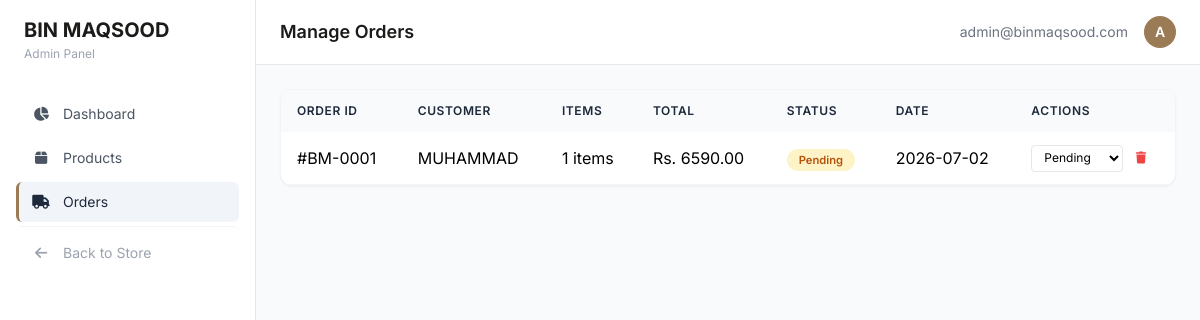
Before: /admin/orders with the older database file.
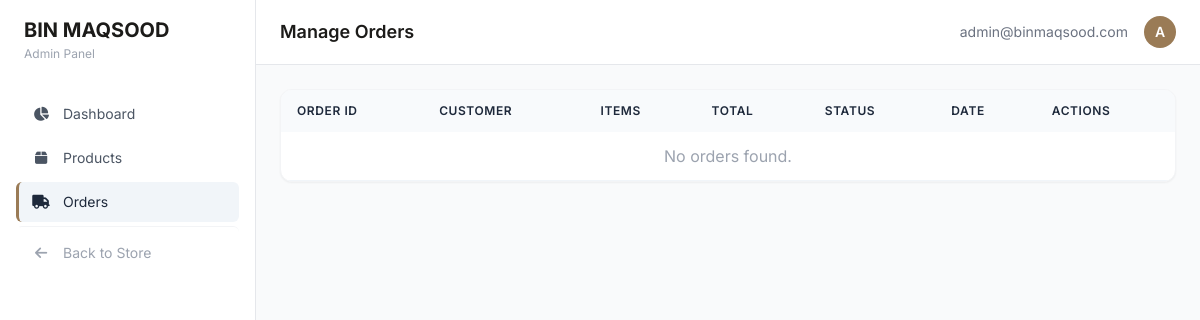
After: the same page with the newer database file.
### models.py (models this page shows)
class Order(db.Model):
    __tablename__ = 'orders'
    id = db.Column(db.Integer, primary_key=True)
    customer_id = db.Column(db.Integer, db.ForeignKey('customers.id'), nullable=False)
    total_amount = db.Column(db.Numeric(10, 2), nullable=False)
    payment_method = db.Column(db.String(20), nullable=False)  # COD, JazzCash, EasyPaisa
    order_status = db.Column(db.String(20), default='Pending')  # Pending, Shipped, Delivered
    created_at = db.Column(db.DateTime, default=datetime.utcnow)
    items = db.relationship('OrderItem', backref='order', lazy=True)

class Customer(db.Model):
    __tablename__ = 'customers'
    id = db.Column(db.Integer, primary_key=True)
    name = db.Column(db.String(100), nullable=False)
    whatsapp_number = db.Column(db.String(20), unique=True, nullable=False)
    address = db.Column(db.Text)
    city = db.Column(db.String(50))
    orders = db.relationship('Order', backref='customer', lazy=True)

### app.py (the view)
@app.route('/admin/orders')          # <-- Add this
def admin_orders():
    orders = Order.query.order_by(Order.created_at.desc()).all()
    return render_template('admin/orders.html', orders=orders)

### app.py (called while the page is built)
@app.template_filter('pad')
def pad_filter(value, width=4, char='0'):
    return str(value).rjust(width, char)

### templates/admin/orders.html (shortened to what this page needs)
{% extends "admin/base.html" %}
{% block admin_header %}Manage Orders{% endblock %}
{% block admin_content %}
<div class="bg-white rounded-xl shadow-sm border border-gray-100 overflow-hidden">
    <table class="admin-table w-full">
        <thead>
            <tr>
                <th>Order ID</th>
                <th>Customer</th>
                <th>Items</th>
                <th>Total</th>
                <th>Status</th>
                <th>Date</th>
                <th>Actions</th>
            </tr>
        </thead>
        <tbody id="orders-table-body">
            {% for order in orders %}
            <tr id="order-row-{{ order.id }}">
                <td>#BM-{{ order.id|pad(4, '0') }}</td>
                <td>{{ order.customer.name }}</td>
                <td>{{ order.items|length }} items</td>
                <td>Rs. {{ "%.2f"|format(order.total_amount|float) }}</td>
                <td>
                    <span id="status-badge-{{ order.id }}" class="status-badge
                        {%- if order.order_status == 'Pending' %} status-pending
                        {%- elif order.order_status == 'Shipped' %} status-shipped
                        {%- elif order.order_status == 'Delivered' %} status-delivered
                        {%- endif %}">{{ order.order_status }}</span>
                </td>
                <td>{{ order.created_at.strftime('%Y-%m-%d') }}</td>
                <td>
                    <select onchange="updateStatus({{ order.id }}, this.value)" class="text-xs border rounded px-2 py-1 bg-white">
                        <option value="Pending" {% if order.order_status == 'Pending' %}selected{% endif %}>Pending</option>
                    </select>
                    <button onclick="deleteOrder({{ order.id }})" class="text-red-500 hover:text-red-700 text-xs ml-2">
                        <i class="fas fa-trash"></i>
                    </button>
                </td>
            </tr>
            {% else %}
            <tr>
                <td colspan="7" class="text-center py-8 text-gray-400">No orders found.</td>
            </tr>
            {% endfor %}
        </tbody>
    </table>
</div>
{% endblock %}

### templates/admin/base.html (shortened to what this page needs)
<!DOCTYPE html>
<html lang="en">
<head>
    <script src="https://cdn.tailwindcss.com">
    </script>
    <link rel="stylesheet" href="https://cdnjs.cloudflare.com/ajax/libs/font-awesome/6.5.0/css/all.min.css" />
</head>
<body>
    <div class="flex min-h-screen bg-gray-50 font-['Inter']">
        <aside id="mobile-sidebar"
            class="admin-sidebar fixed md:relative w-64 bg-white border-r border-gray-200 min-h-screen p-4 flex-shrink-0 z-50 md:block hidden overflow-y-auto">
            <div class="mb-8 px-2 flex justify-between items-center">
                <div>
                    <span class="font-bold text-xl text-[#1C1B19]">BIN MAQSOOD</span>
                    <p class="text-xs text-gray-400 mt-0.5">Admin Panel</p>
                </div>
            </div>
            <nav class="space-y-1">
                <a href="/admin/dashboard"
                    class="flex items-center gap-3 px-3 py-2.5 rounded-md text-sm text-gray-600 hover:bg-gray-50 transition {% if request.path == '/admin/dashboard' %}active{% endif %}">
                    <i class="fas fa-chart-pie w-5 text-center"></i> Dashboard
                </a>
                <a href="/admin/products"
                    class="flex items-center gap-3 px-3 py-2.5 rounded-md text-sm text-gray-600 hover:bg-gray-50 transition {% if request.path == '/admin/products' %}active{% endif %}">
                    <i class="fas fa-box w-5 text-center"></i> Products
                </a>
                <a href="/admin/orders"
                    class="flex items-center gap-3 px-3 py-2.5 rounded-md text-sm text-gray-600 hover:bg-gray-50 transition {% if request.path == '/admin/orders' %}active{% endif %}">
                    <i class="fas fa-truck w-5 text-center"></i> Orders
                </a>
                <a href="/"
                    class="flex items-center gap-3 px-3 py-2.5 rounded-md text-sm text-gray-400 hover:text-gray-600 hover:bg-gray-50 transition mt-4 border-t border-gray-100 pt-4">
                    <i class="fas fa-arrow-left w-5 text-center"></i> Back to Store
                </a>
            </nav>
        </aside>
        <div class="flex-1 flex flex-col min-h-screen">
            <header
                class="bg-white border-b border-gray-200 px-6 py-4 flex items-center justify-between sticky top-0 z-10">
                <div class="flex items-center gap-3">
                    <h2 class="text-lg font-semibold text-[#1C1B19]">{% block admin_header %}Dashboard{% endblock %}</h2>
                </div>
                <div class="flex items-center gap-4">
                    <span class="text-sm text-gray-500">admin@binmaqsood.com</span>
                    <span
                        class="w-8 h-8 rounded-full bg-[#9A7B56] text-white flex items-center justify-center font-semibold text-sm">A</span>
                </div>
            </header>
            <main class="p-6 flex-1">
                {% block admin_content %}{% endblock %}
            </main>
        </div>
    </div>
</body>
</html>

### templates/admin/base.html (style rules this page uses)
.admin-sidebar a.active { background: #f1f5f9; color: #1e293b; border-left: 3px solid #9A7B56; }
.admin-sidebar a { transition: all 0.2s ease; border-left: 3px solid transparent; }
.admin-table th { background: #f8fafc; font-weight: 600; color: #1e293b; padding: 0.75rem 1rem; text-align: left; font-size: 0.75rem; text-transform: uppercase; letter-spacing: 0.05em; }
.admin-table td { padding: 0.75rem 1rem; border-bottom: 1px solid #f1f5f9; }
#mobile-sidebar { transition: transform 0.3s ease-in-out; transform: translateX(-100%); }
@media (min-width: 768px) { #mobile-sidebar { transform: none !important; position: relative !important; display: block !important; } }

Changed rows visible on the page:
removed Order: id|pad "0001", customer.name "MUHAMMAD", items|length "1", total_amount "6590.00", order_status "Pending", created_at "2026-07-02", order_status+id "Pending"
Other visible differences:
text now shown: "No orders found."
